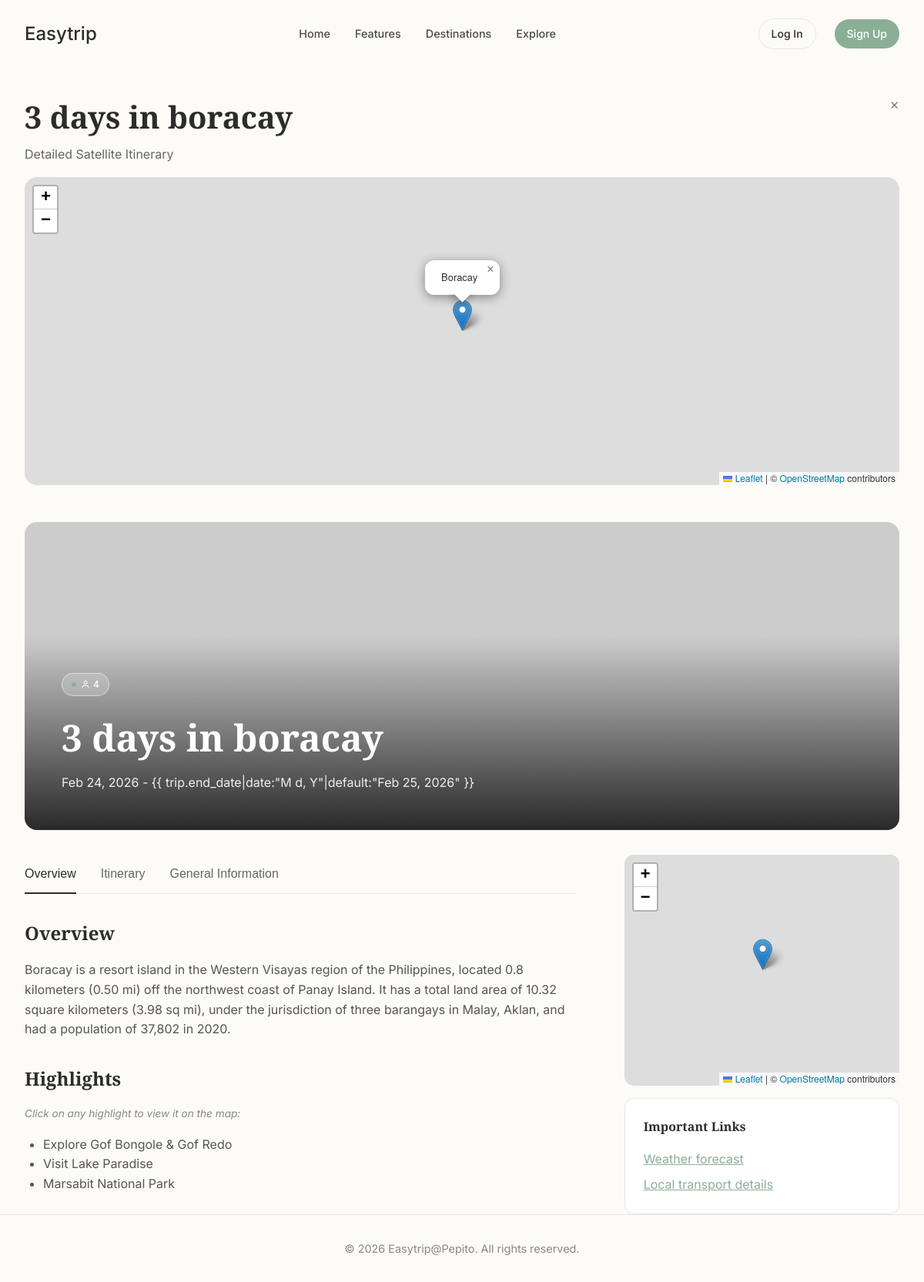
Page /trip/21/ on the committed database.
### planner/models.py (models this page shows)
class Trip(models.fields.Field):
    pass

### planner/views.py (the view)
# urls.py: path('trip/<int:trip_id>/', views.trip_detail, name='trip_detail'),
def trip_detail(request, trip_id):
    trip = get_object_or_404(Trip, id=trip_id)
    days = trip.days.all()
    context = {
        'trip': trip,
        'days': days
    }
    return render(request, 'detail.html', context)

### templates/detail.html (shortened to what this page needs)
{% extends 'base.html' %}
{% load static %}
{% block extra_head %}
<link rel="stylesheet" href="https://unpkg.com/leaflet@1.9.4/dist/leaflet.css"
 />
{% endblock %}
{% block content %}
<div class="detail-container" style="margin-top: 2rem;">
    <div style="margin-bottom: 1rem; position: relative;">
        <a href="{% url 'home' %}"
            style="position: absolute; right: 0; top: 0; color: #888; text-decoration: none; font-size: 1.2rem;">×</a>
        <h1 style="font-size: 2.5rem; margin-bottom: 0.25rem;">{{ trip.title|default:"Marsabit, Kenya" }}</h1>
        <p style="color: #666;">Detailed Satellite Itinerary</p>
    </div>
    <div id="map" style="margin-bottom: 3rem;"></div>
    <div class="detail-hero">
        <img src="{{ trip.image_url|default:'https://images.unsplash.com/photo-1547471080-7fc2caa6f571?auto=format&fit=crop&q=80&w=1200' }}"
            alt="Destination Image">
        <div class="detail-hero-content">
            <span class="pill-tag"
                style="background-color: rgba(255,255,255,0.2); color: white; border: 1px solid rgba(255,255,255,0.5);">
                <svg width="12" height="12" viewBox="0 0 24 24" fill="none" stroke="currentColor" stroke-width="2"
                    style="vertical-align: middle; margin-right: 4px;">
                    <path d="M20 21v-2a4 4 0 0 0-4-4H8a4 4 0 0 0-4 4v2"></path>
                    <circle cx="12" cy="7" r="4"></circle>
                </svg>
                {{ trip.group_size|default:"2 Persons" }}
            </span>
            <h1>{{ trip.title|default:"Marsabit, Kenya" }}</h1>
            <p style="opacity: 0.9;">{{ trip.start_date|date:"M d, Y"|default:"Feb 18, 2026" }} - {{
                trip.end_date|date:"M d, Y"|default:"Feb 25, 2026" }}</p>
        </div>
    </div>
    <div class="detail-grid">
        <div class="main-content">
            <div class="nav-tabs">
                <button class="active" onclick="switchTab('overview')">Overview</button>
                <button onclick="switchTab('itinerary')">Itinerary</button>
                <button onclick="switchTab('general')">General Information</button>
            </div>
            <div id="overview" class="tab-content active overview-section">
                <h3>Overview</h3>
                <p>{{ trip.overview }}</p>
                <h3>Highlights</h3>
                <p style="font-size: 0.85rem; color: #888; font-style: italic; margin-bottom: 1rem;">Click on any
                    highlight to view it on the map:</p>
                <ul style="list-style: disc; padding-left: 1.5rem; color: #555;">
                    <li>Explore Gof Bongole & Gof Redo</li>
                    <li>Visit Lake Paradise</li>
                    <li>Marsabit National Park</li>
                </ul>
            </div>
        </div>
        <div class="sidebar">
            <div id="map-small" style="height: 300px; border-radius: 12px; margin-bottom: 1rem;"></div>
            <div
                style="background: var(--white); padding: 1.5rem; border-radius: 12px; border: 1px solid var(--border-color);">
                <h4 style="margin-bottom: 1rem;">Important Links</h4>
                <a href="#"
                    style="display: block; color: var(--primary-green); margin-bottom: 0.5rem; text-decoration: underline;">Weather
                    forecast</a>
                <a href="#" style="display: block; color: var(--primary-green); text-decoration: underline;">Local
                    transport details</a>
            </div>
        </div>
    </div>
</div>
{% endblock %}

### templates/base.html (shortened to what this page needs)
<!DOCTYPE html>
{% load static %}
<html lang="en">
<head>
    <link rel="stylesheet" href="{% static 'css/style.css' %}">
    {% block extra_head %}{% endblock %}
</head>
<body>
    <nav class="navbar">
        <div class="nav-container">
            <a href="{% url 'home' %}" class="logo">
                <span style="font-size: 1.5rem; font-weight: 500;">Easytrip</span>
            </a>
            <ul class="nav-links">
                <li><a href="{% url 'home' %}">Home</a></li>
                <li><a href="{% url 'home' %}#features">Features</a></li>
                <li><a href="{% url 'home' %}#create-trip">Destinations</a></li>
                <li><a href="{% url 'home' %}#explore">Explore</a></li>
            </ul>
            <div class="nav-actions">
                {% if user.is_authenticated %}
                <span style="font-size: 0.9rem; font-weight: 500; color: #4a4a4a;">Hi, {{ user.username }}</span>
                <a href="{% url 'dashboard' %}" class="btn btn-primary dark-green-btn btn-sm">Go to Dashboard</a>
                <a href="{% url 'logout' %}" class="btn btn-outline btn-sm"
                    style="border: 1px solid var(--border-color);">Log Out</a>
                {% else %}
                <a href="{% url 'login' %}" class="btn btn-outline btn-sm"
                    style="border: 1px solid var(--border-color);">Log In</a>
                <a href="{% url 'signup' %}" class="btn btn-primary dark-green-btn btn-sm">Sign Up</a>
                {% endif %}
            </div>
        </div>
    </nav>
    <main>
        {% block content %}
        {% endblock %}
    </main>
    <footer>
        <div class="footer-container">
            <p>&copy; {% now "Y" %} Easytrip@Pepito. All rights reserved.</p>
        </div>
    </footer>
</body>
</html>

### static/css/style.css (style rules this page uses)
:root { --bg-color: #FDFBF7; --text-color: #2C2C2C; --primary-green: #8BAF96; --primary-green-hover: #73977e; --light-green: #E4ECE5; --border-color: #E6E6E6; --white: #FFFFFF; --font-serif: 'Playfair Display', serif; --font-sans: 'Inter', sans-serif; }
* { margin: 0; padding: 0; box-sizing: border-box; }
body { background-color: var(--bg-color); color: var(--text-color); font-family: var(--font-sans); line-height: 1.6; overflow-x: hidden; }
h1, h2, h3, h4, h5, h6 { font-family: var(--font-serif); font-weight: 600; color: var(--text-color); }
a { color: inherit; text-decoration: none; transition: color 0.3s ease; }
ul { list-style: none; }
.pill-tag { display: inline-flex; align-items: center; padding: 4px 12px; border-radius: 20px; background-color: var(--light-green); color: var(--primary-green); font-size: 0.75rem; font-weight: 500; margin-bottom: 1rem; }
.pill-tag::before { content: ''; display: inline-block; width: 6px; height: 6px; border-radius: 50%; background-color: var(--primary-green); margin-right: 6px; }
.btn { display: inline-flex; align-items: center; justify-content: center; padding: 12px 24px; border-radius: 30px; font-weight: 500; font-family: var(--font-sans); cursor: pointer; transition: all 0.3s ease; border: none; text-decoration: none; }
.btn-sm { padding: 8px 16px; font-size: 0.875rem; }
.btn-primary.dark-green-btn { background-color: var(--primary-green); color: var(--white); }
.btn-outline { background-color: transparent; border: 1px solid var(--border-color); color: var(--text-color); }
.navbar { padding: 1.5rem 0; background-color: transparent; position: relative; z-index: 100; }
.nav-container { max-width: 1200px; margin: 0 auto; padding: 0 2rem; display: flex; justify-content: space-between; align-items: center; }
.logo { display: flex; align-items: center; gap: 8px; }
.nav-links { display: flex; gap: 2rem; }
.nav-links a { font-size: 0.9rem; font-weight: 500; color: #4a4a4a; }
.nav-actions { display: flex; align-items: center; gap: 1.5rem; }
.footer-container { max-width: 1200px; margin: 0 auto; padding: 2rem; text-align: center; border-top: 1px solid var(--border-color); color: #888; font-size: 0.9rem; }

### templates/detail.html (style rules this page uses)
.detail-hero { position: relative; height: 400px; width: 100%; overflow: hidden; border-radius: 16px; margin-bottom: 2rem; }
.detail-hero img { width: 100%; height: 100%; object-fit: cover; }
.detail-hero-content { position: absolute; bottom: 0; left: 0; width: 100%; padding: 3rem; background: linear-gradient(to top, rgba(0, 0, 0, 0.8), transparent); color: white; }
.detail-hero-content h1 { color: white; font-size: 3rem; margin-bottom: 0.5rem; }
.detail-container { max-width: 1200px; margin: 0 auto; padding: 0 2rem; }
.nav-tabs { display: flex; gap: 2rem; border-bottom: 1px solid var(--border-color); margin-bottom: 2rem; }
.nav-tabs button { background: none; border: none; padding: 1rem 0; font-size: 1rem; font-weight: 500; color: #666; cursor: pointer; position: relative; }
.nav-tabs button.active { color: var(--text-color); }
.nav-tabs button.active::after { content: ''; position: absolute; bottom: -1px; left: 0; width: 100%; height: 2px; background-color: var(--text-color); }
.tab-content { display: none; }
.tab-content.active { display: block; }
.detail-grid { display: grid; grid-template-columns: 2fr 1fr; gap: 4rem; }
.overview-section h3 { font-size: 1.5rem; margin-bottom: 1rem; }
.overview-section p { color: #555; margin-bottom: 2rem; }
#map { height: 400px; border-radius: 16px; z-index: 10; }

### rows in the picture
Trip: title "3 days in boracay", group_size "4", start_date "Feb 24, 2026", overview "Boracay is a resort island in the Western Visayas region of the Philippines, located 0.8 kilometers (0.50 mi) off the northwest coast of Panay Island. It has a total land area of 10.32 square kilometers (3.98 sq mi), under the jurisdiction of three barangays in Malay, Aklan, and had a population of 37,802 in 2020."
